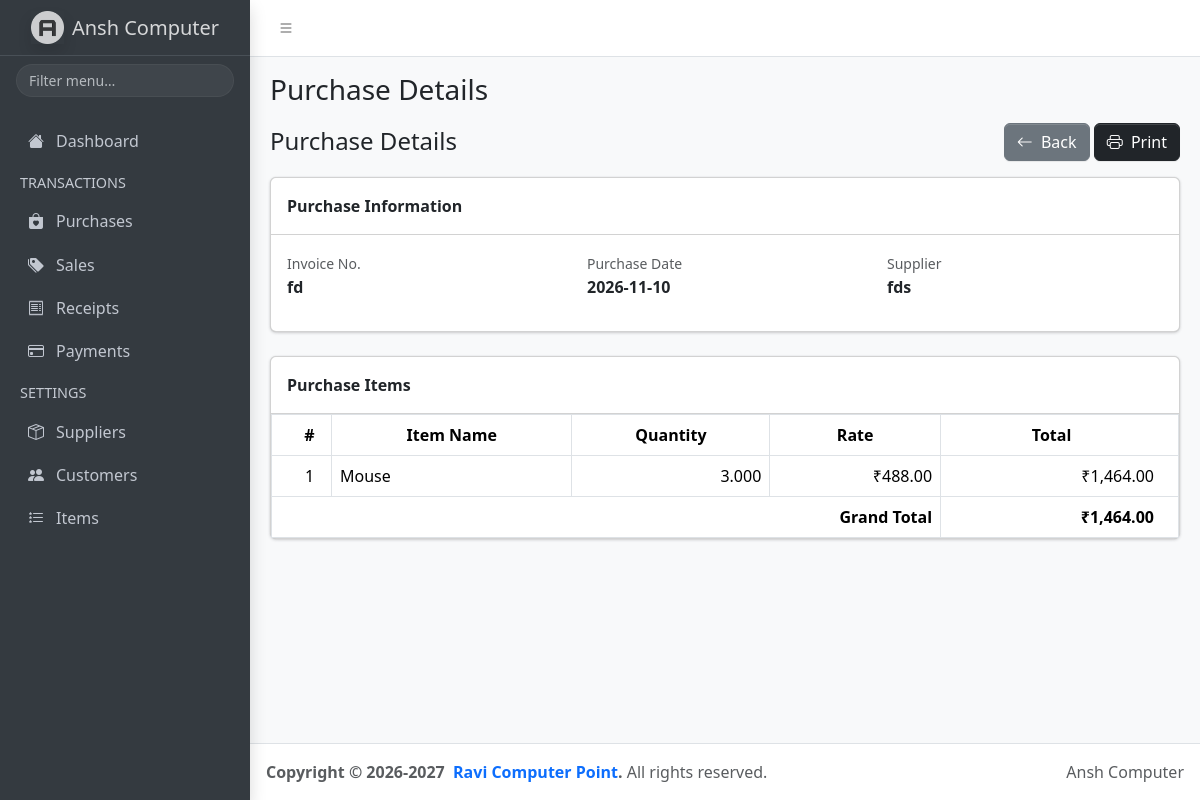
Screenshot of /purchases/show.php?id=5 with the database file from the repository.
### tables this page shows
CREATE TABLE `purchases` (
  `id` int(11) NOT NULL,
  `date` date NOT NULL,
  `invoice_no` varchar(100) DEFAULT NULL,
  `supplier_id` int(11) NOT NULL,
  `total_amount` decimal(14,2) NOT NULL DEFAULT 0.00,
  `created_at` timestamp NULL DEFAULT current_timestamp()
);

CREATE TABLE `suppliers` (
  `id` int(11) NOT NULL,
  `name` varchar(50) NOT NULL,
  `mobile_no` varchar(10) DEFAULT NULL,
  `address` varchar(50) DEFAULT NULL
);

CREATE TABLE `purchase_items` (
  `id` int(11) NOT NULL,
  `purchase_id` int(11) NOT NULL,
  `item_id` int(11) NOT NULL,
  `quantity` decimal(12,3) NOT NULL,
  `rate` decimal(12,2) NOT NULL,
  `total` decimal(14,2) NOT NULL
);

CREATE TABLE `items` (
  `id` int(11) NOT NULL,
  `name` varchar(100) NOT NULL
);

### purchases/show.php (the view, shortened to what this page needs)
<?php
include('../includes/header.php');
include('../db_config.php');
$id = (int)($_GET['id'] ?? 0);
$sql = "
    SELECT
        purchases.*,
        suppliers.name AS supplier_name
    FROM purchases
    LEFT JOIN suppliers
        ON purchases.supplier_id = suppliers.id
    WHERE purchases.id = ?
";
$stmt = $conn->prepare($sql);
$stmt->bind_param("i", $id);
$stmt->execute();
$purchase = $stmt->get_result()->fetch_assoc();
$itemSql = "
    SELECT
        purchase_items.*,
        items.name AS item_name
    FROM purchase_items
    LEFT JOIN items
        ON purchase_items.item_id = items.id
    WHERE purchase_items.purchase_id = ?
    ORDER BY purchase_items.id ASC
";
$itemStmt = $conn->prepare($itemSql);
$itemStmt->bind_param("i", $id);
$itemStmt->execute();
$purchaseItems = $itemStmt->get_result();
?>
<div class="d-flex justify-content-between align-items-center mb-3">
    <h4 class="mb-0">Purchase Details</h4>
    <div>
        <a href="index.php" class="btn btn-secondary">
            <i class="bi bi-arrow-left me-1"></i>
            Back
        </a>
        <button onclick="window.print()" class="btn btn-dark">
            <i class="bi bi-printer me-1"></i>
            Print
        </button>
    </div>
</div>
<div class="card mb-4">
    <div class="card-header">
        <strong>Purchase Information</strong>
    </div>
    <div class="card-body">
        <div class="row">
            <div class="col-md-4 mb-3">
                <small class="text-muted">Invoice No.</small>
                <div>
                    <strong>
                        <?php echo htmlspecialchars($purchase['invoice_no'] ?? ''); ?>
                    </strong>
                </div>
            </div>
            <div class="col-md-4 mb-3">
                <small class="text-muted">Purchase Date</small>
                <div>
                    <strong>
                        <?php echo htmlspecialchars($purchase['date']); ?>
                    </strong>
                </div>
            </div>
            <div class="col-md-4 mb-3">
                <small class="text-muted">Supplier</small>
                <div>
                    <strong>
                        <?php echo htmlspecialchars($purchase['supplier_name'] ?? 'N/A'); ?>
                    </strong>
                </div>
            </div>
        </div>
    </div>
</div>
<div class="card">
    <div class="card-header">
        <strong>Purchase Items</strong>
    </div>
    <div class="card-body p-0">
        <div class="table-responsive">
            <table class="table table-bordered table-hover mb-0">
                <thead>
                    <tr class="text-center">
                        <th width="60">#</th>
                        <th>Item Name</th>
                        <th>Quantity</th>
                        <th>Rate</th>
                        <th>Total</th>
                    </tr>
                </thead>
                <tbody>
                    <?php
                    $i = 1;
                    ?>
                    <?php if ($purchaseItems->num_rows > 0): ?>
                        <?php while ($item = $purchaseItems->fetch_assoc()): ?>
                            <tr>
                                <td class="text-center">
                                    <?php echo $i++; ?>
                                </td>
                                <td>
                                    <?php echo htmlspecialchars($item['item_name'] ?? 'Item not found'); ?>
                                </td>
                                <td class="text-end">
                                    <?php echo number_format((float)$item['quantity'], 3); ?>
                                </td>
                                <td class="text-end">
                                    ₹<?php echo number_format((float)$item['rate'], 2); ?>
                                </td>
                                <td class="text-end">
                                    ₹<?php echo number_format((float)$item['total'], 2); ?>
                                </td>
                            </tr>
                        <?php endwhile; ?>
                    <?php endif; ?>
                </tbody>
                <tfoot>
                    <tr>
                        <th colspan="4" class="text-end">
                            Grand Total
                        </th>
                        <th class="text-end">
                            ₹<?php echo number_format((float)$purchase['total_amount'], 2); ?>
                        </th>
                    </tr>
                </tfoot>
            </table>
        </div>
    </div>
</div>
<?php
include('../includes/footer.php');
?>

### rows the page displays
purchases: invoice_no "fd", date "2026-11-10", supplier.name "fds", total_amount "1,464.00"
purchase_items: item.name "Mouse", quantity "3.000", rate "488.00", total "1,464.00"

### other values shown
$page_title "Purchase Details"
